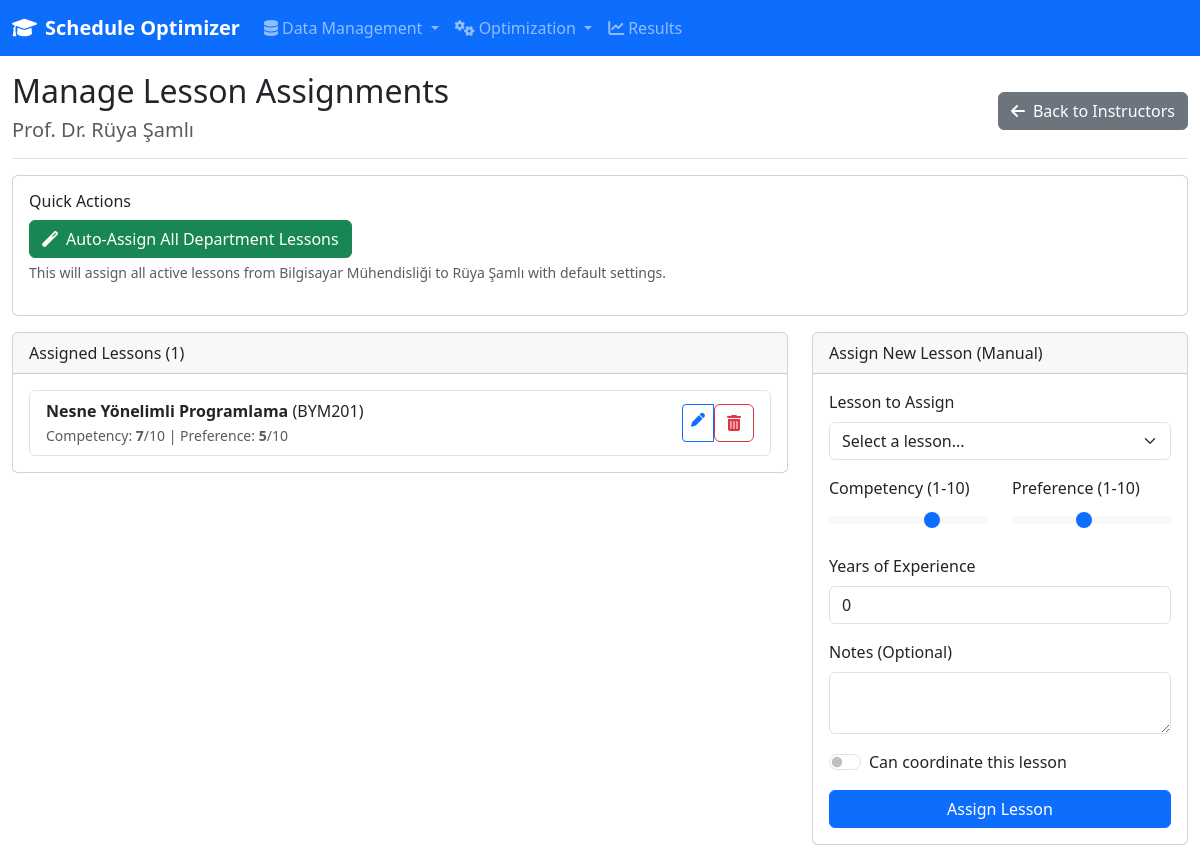
Before: /data/instructors/1/lessons with the older database file.
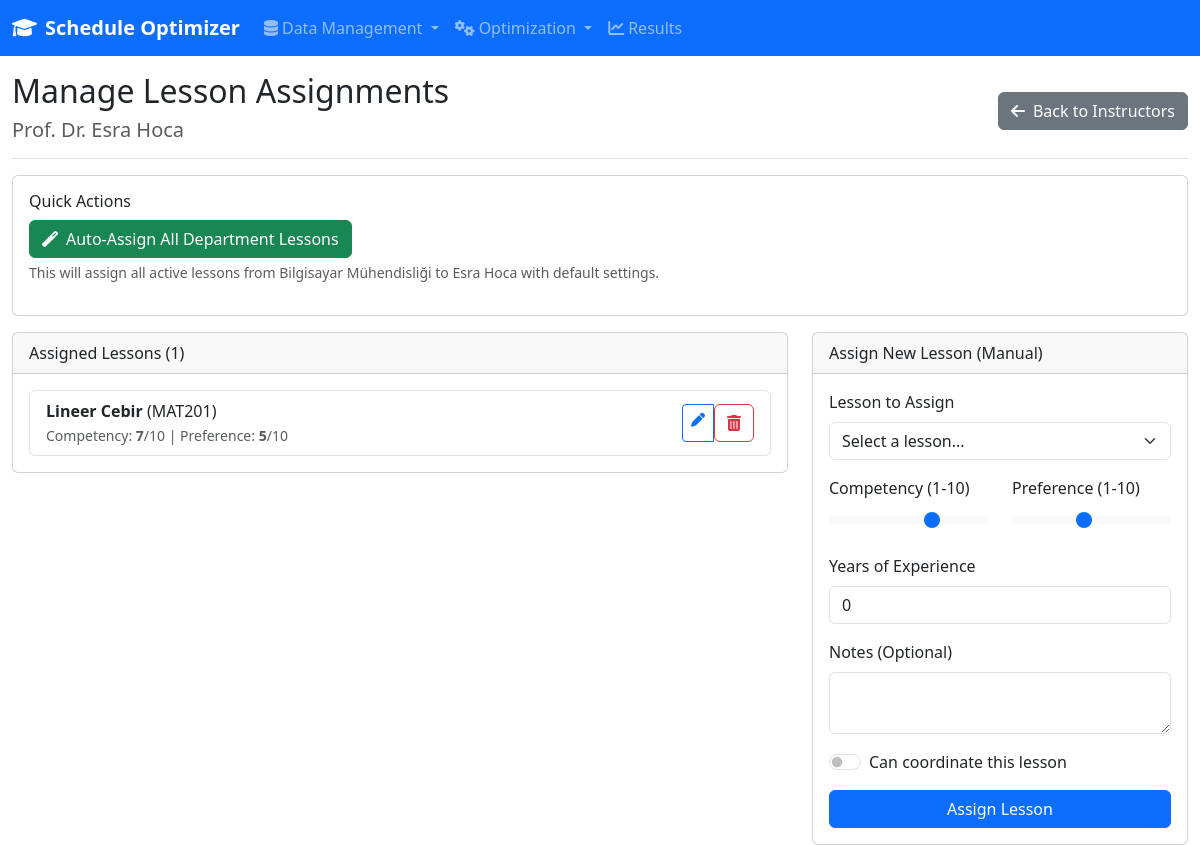
After: the same page with the newer database file.
### models/database.py (models this page shows, shortened)
class Instructor(db.Model):
    __tablename__ = 'instructors'
    id = db.Column(db.Integer, primary_key=True)
    name = db.Column(db.String(200), nullable=False)
    employee_id = db.Column(db.String(50), nullable=True, unique=True)  # Personel numarası
    email = db.Column(db.String(200), nullable=True)
    phone = db.Column(db.String(20), nullable=True)
    title = db.Column(db.String(50), nullable=True)
    academic_degree = db.Column(db.String(50), nullable=True)  # PhD, MSc, BSc
    department_id = db.Column(db.Integer, db.ForeignKey('departments.id'), nullable=False)
    office_location = db.Column(db.String(100), nullable=True)  # Ofis konumu
    specialization = db.Column(JSON, nullable=True)  # Uzmanlık alanları
    languages = db.Column(JSON, nullable=True)  # Konuştuğu diller
    max_daily_hours = db.Column(db.Integer, nullable=False, default=8)
    max_weekly_hours = db.Column(db.Integer, nullable=False, default=30)
    preferred_days = db.Column(JSON, nullable=True)  # Tercih ettiği günler
    preferred_times = db.Column(JSON, nullable=True)  # Tercih ettiği saatler
    availability = db.Column(JSON, nullable=False)  # 10x5 matrix (saat x gün)
    overtime_rate = db.Column(db.Float, nullable=True)  # Fazla mesai ücreti
    contract_type = db.Column(db.String(50), nullable=False, default='Full-time')  # Full-time, Part-time, Visiting
    start_date = db.Column(db.DateTime, nullable=True)  # İşe başlama tarihi
    end_date = db.Column(db.DateTime, nullable=True)  # Sözleşme bitiş tarihi
    sabbatical_periods = db.Column(JSON, nullable=True)  # Araştırma izni dönemleri
    teaching_load_factor = db.Column(db.Float, nullable=False, default=1.0)  # Ders yükü katsayısı
    research_activities = db.Column(JSON, nullable=True)  # Araştırma faaliyetleri
    is_active = db.Column(db.Boolean, nullable=False, default=True)
    is_available = db.Column(db.Boolean, nullable=False, default=True)
    created_at = db.Column(db.DateTime, default=datetime.utcnow)
    updated_at = db.Column(db.DateTime, default=datetime.utcnow, onupdate=datetime.utcnow)
    lesson_assignments = db.relationship('InstructorLesson', backref='instructor_ref', lazy=True, cascade='all, delete-orphan')

class Department(db.Model):
    __tablename__ = 'departments'
    id = db.Column(db.Integer, primary_key=True)
    name = db.Column(db.String(200), nullable=False, unique=True)
    code = db.Column(db.String(10), nullable=False, unique=True)  # Bölüm kodu (CS, EE, etc.)
    num_grades = db.Column(db.Integer, nullable=False)
    head_of_department = db.Column(db.String(200), nullable=True)  # Bölüm başkanı
    building = db.Column(db.String(100), nullable=True)  # Ana bina
    floor = db.Column(db.Integer, nullable=True)  # Ana kat
    phone = db.Column(db.String(20), nullable=True)
    email = db.Column(db.String(200), nullable=True)
    is_active = db.Column(db.Boolean, default=True)
    created_at = db.Column(db.DateTime, default=datetime.utcnow)
    updated_at = db.Column(db.DateTime, default=datetime.utcnow, onupdate=datetime.utcnow)
    lessons = db.relationship('Lesson', backref='department_ref', lazy=True, cascade='all, delete-orphan')
    instructors = db.relationship('Instructor', backref='department_ref', lazy=True, cascade='all, delete-orphan')

class InstructorLesson(db.Model):
    __tablename__ = 'instructor_lessons'
    id = db.Column(db.Integer, primary_key=True)
    instructor_id = db.Column(db.Integer, db.ForeignKey('instructors.id'), nullable=False)
    lesson_id = db.Column(db.Integer, db.ForeignKey('lessons.id'), nullable=False)
    competency_level = db.Column(db.Integer, nullable=False, default=5)  # 1-10 scale
    preference_level = db.Column(db.Integer, nullable=False, default=5)  # 1-10 scale
    experience_years = db.Column(db.Integer, nullable=False, default=0)  # Bu dersi kaç yıldır veriyor
    last_taught_semester = db.Column(db.String(20), nullable=True)  # En son hangi dönem verdi
    teaching_evaluation_score = db.Column(db.Float, nullable=True)  # Ders değerlendirme puanı
    can_coordinate = db.Column(db.Boolean, nullable=False, default=False)  # Koordinatörlük yapabilir mi?
    notes = db.Column(db.Text, nullable=True)
    created_at = db.Column(db.DateTime, default=datetime.utcnow)
    lesson = db.relationship('Lesson', backref='instructor_assignments', lazy=True)
    __table_args__ = (db.UniqueConstraint('instructor_id', 'lesson_id'),)

class Lesson(db.Model):
    __tablename__ = 'lessons'
    id = db.Column(db.Integer, primary_key=True)
    name = db.Column(db.String(200), nullable=False)
    code = db.Column(db.String(50), nullable=False)
    department_id = db.Column(db.Integer, db.ForeignKey('departments.id'), nullable=False)
    grade = db.Column(db.Integer, nullable=False)
    semester = db.Column(db.Integer, nullable=False, default=1)  # 1=Güz, 2=Bahar
    theory_hours = db.Column(db.Integer, nullable=False, default=0)
    practice_hours = db.Column(db.Integer, nullable=False, default=0)
    lab_hours = db.Column(db.Integer, nullable=False, default=0)
    akts = db.Column(db.Integer, nullable=False, default=0)  # AKTS kredisi
    local_credit = db.Column(db.Float, nullable=False, default=0)  # Yerel kredi
    student_capacity = db.Column(db.Integer, nullable=False, default=40)
    min_capacity = db.Column(db.Integer, nullable=False, default=5)  # Minimum açılacak öğrenci sayısı
    is_online = db.Column(db.Boolean, nullable=False, default=False)
    requires_lab = db.Column(db.Boolean, nullable=False, default=False)
    requires_computer = db.Column(db.Boolean, nullable=False, default=False)
    requires_projector = db.Column(db.Boolean, nullable=False, default=True)
    is_elective = db.Column(db.Boolean, nullable=False, default=False)  # Seçmeli ders mi?
    prerequisite_ids = db.Column(JSON, nullable=True)  # Önkoşul ders ID'leri
    language = db.Column(db.String(20), nullable=False, default='Turkish')  # Ders dili
    exam_type = db.Column(db.String(50), nullable=True)  # Final, Vize+Final, Proje vb.
    is_active = db.Column(db.Boolean, nullable=False, default=True)
    created_at = db.Column(db.DateTime, default=datetime.utcnow)
    updated_at = db.Column(db.DateTime, default=datetime.utcnow, onupdate=datetime.utcnow)

### routes/data_entry.py (the view, shortened to what this page needs)
@data_entry_bp.route('/instructors/<int:instructor_id>/lessons', methods=['GET', 'POST'])
def instructor_lessons(instructor_id):
    instructor = Instructor.query.get_or_404(instructor_id)
    available_lessons = Lesson.query.filter_by(
        department_id=instructor.department_id,
        is_active=True
    ).all()
    assigned_lesson_ids = [ia.lesson_id for ia in instructor.lesson_assignments]
    unassigned_lessons = [l for l in available_lessons if l.id not in assigned_lesson_ids]
    return render_template('data_entry/instructor_lessons.html',
                         instructor=instructor,
                         unassigned_lessons=unassigned_lessons)

### templates/data_entry/instructor_lessons.html (shortened to what this page needs)
{% extends "base.html" %}
{% block content %}
<div class="col-12">
    <div class="d-flex justify-content-between flex-wrap flex-md-nowrap align-items-center pt-3 pb-2 mb-3 border-bottom">
        <div>
            <h1 class="h2">Manage Lesson Assignments</h1>
            <h5 class="text-muted">{{ instructor.title }} {{ instructor.name }}</h5>
        </div>
        <a href="{{ url_for('data_entry.instructors') }}" class="btn btn-secondary">
            <i class="fas fa-arrow-left me-2"></i>Back to Instructors
        </a>
    </div>
    <div class="card mb-3">
        <div class="card-body">
            <h6>Quick Actions</h6>
            <form method="POST" style="display: inline;">
                <button type="submit" class="btn btn-success"
                        onclick="return confirm('Assign all department lessons to this instructor?')">
                    <i class="fas fa-magic me-2"></i>Auto-Assign All Department Lessons
                </button>
            </form>
            <p class="small text-muted mt-1">This will assign all active lessons from {{ instructor.department_ref.name }} to {{ instructor.name }} with default settings.</p>
        </div>
    </div>
    <div class="row">
        <div class="col-md-8">
            <div class="card">
                <div class="card-header">
                    Assigned Lessons ({{ instructor.lesson_assignments|length }})
                </div>
                <div class="card-body">
                    {% if instructor.lesson_assignments %}
                        <ul class="list-group">
                            {% for assignment in instructor.lesson_assignments | sort(attribute='lesson.name') %}
                                <li class="list-group-item d-flex justify-content-between align-items-center">
                                    <div>
                                        <strong>{{ assignment.lesson.name }}</strong> ({{ assignment.lesson.code }})
                                        <br>
                                        <small class="text-muted">
                                            Competency: <b>{{ assignment.competency_level }}</b>/10
                                            | Preference: <b>{{ assignment.preference_level }}</b>/10
                                        </small>
                                    </div>
                                    <div class="btn-group btn-group-sm">
                                        <a href="{{ url_for('data_entry.edit_instructor_lesson', assignment_id=assignment.id) }}"
                                           class="btn btn-outline-primary" title="Edit Assignment Details">
                                            <i class="fas fa-pen"></i>
                                        </a>
                                        <form method="POST" action="{{ url_for('data_entry.delete_instructor_lesson', assignment_id=assignment.id) }}" style="display: inline;"
                                              onsubmit="return confirm('Are you sure you want to remove this assignment?');">
                                            <button type="submit" class="btn btn-outline-danger" title="Remove Assignment">
                                                <i class="fas fa-trash-alt"></i>
                                            </button>
                                        </form>
                                    </div>
                                </li>
                            {% endfor %}
                        </ul>
                    {% else %}
                        <p class="text-muted text-center">No lessons assigned to this instructor yet.</p>
                    {% endif %}
                </div>
            </div>
        </div>
        <div class="col-md-4">
            <div class="card">
                <div class="card-header">
                    Assign New Lesson (Manual)
                </div>
                <div class="card-body">
                    <form method="POST">
                        <div class="mb-3">
                            <label for="lesson_id" class="form-label">Lesson to Assign</label>
                            <select class="form-select" id="lesson_id" name="lesson_id" required>
                                <option value="" disabled selected>Select a lesson...</option>
                            </select>
                        </div>
                        <div class="row">
                            <div class="col-6 mb-3">
                                <label for="competency_level" class="form-label">Competency (1-10)</label>
                                <input type="range" class="form-range" id="competency_level" name="competency_level" min="1" max="10" value="7">
                            </div>
                            <div class="col-6 mb-3">
                                <label for="preference_level" class="form-label">Preference (1-10)</label>
                                <input type="range" class="form-range" id="preference_level" name="preference_level" min="1" max="10" value="5">
                            </div>
                        </div>
                        <div class="mb-3">
                            <label for="experience_years" class="form-label">Years of Experience</label>
                            <input type="number" class="form-control" id="experience_years" name="experience_years" min="0" value="0">
                        </div>
                        <div class="mb-3">
                            <label for="notes" class="form-label">Notes (Optional)</label>
                            <textarea class="form-control" id="notes" name="notes" rows="2"></textarea>
                        </div>
                        <div class="form-check form-switch mb-3">
                            <input class="form-check-input" type="checkbox" id="can_coordinate" name="can_coordinate" value="true">
                            <label class="form-check-label" for="can_coordinate">Can coordinate this lesson</label>
                        </div>
                        <div class="d-grid">
                            <button type="submit" class="btn btn-primary">Assign Lesson</button>
                        </div>
                    </form>
                </div>
            </div>
        </div>
    </div>
</div>
{% endblock %}

### templates/base.html (shortened to what this page needs)
<!DOCTYPE html>
<html lang="en">
<head>
    <link href="https://cdn.jsdelivr.net/npm/bootstrap@5.3.0/dist/css/bootstrap.min.css" rel="stylesheet">
    <link rel="stylesheet" href="https://cdnjs.cloudflare.com/ajax/libs/font-awesome/6.0.0/css/all.min.css">
</head>
<body>
    <nav class="navbar navbar-expand-lg navbar-dark bg-primary">
        <div class="container-fluid">
            <a class="navbar-brand" href="{{ url_for('index') }}">
                <i class="fas fa-graduation-cap me-2"></i>Schedule Optimizer
            </a>
            <div class="collapse navbar-collapse" id="navbarNav">
                <ul class="navbar-nav me-auto">
                    <li class="nav-item dropdown">
                        <a class="nav-link dropdown-toggle" href="#" id="dataDropdown" role="button" data-bs-toggle="dropdown">
                            <i class="fas fa-database me-1"></i>Data Management
                        </a>
                    </li>
                    <li class="nav-item dropdown">
                        <a class="nav-link dropdown-toggle" href="#" id="optimizeDropdown" role="button" data-bs-toggle="dropdown">
                            <i class="fas fa-cogs me-1"></i>Optimization
                        </a>
                    </li>
                    <li class="nav-item">
                        <a class="nav-link" href="{{ url_for('results.index') }}">
                            <i class="fas fa-chart-line me-1"></i>Results
                        </a>
                    </li>
                </ul>
            </div>
        </div>
    </nav>
    <div class="container-fluid">
        <div class="row">
            {% block content %}{% endblock %}
        </div>
    </div>
</body>
</html>

### templates/base.html (style rules this page uses)
.navbar-brand { font-weight: bold; }

Changed rows visible on the page:
removed InstructorLesson: lesson.name "Nesne Yönelimli Programlama", lesson.code "BYM201", competency_level "7", preference_level "5"
changed Instructor "Prof. Dr.": name "Rüya Şamlı" → "Esra Hoca"
added InstructorLesson: lesson.name "Lineer Cebir", lesson.code "MAT201", competency_level "7", preference_level "5"
